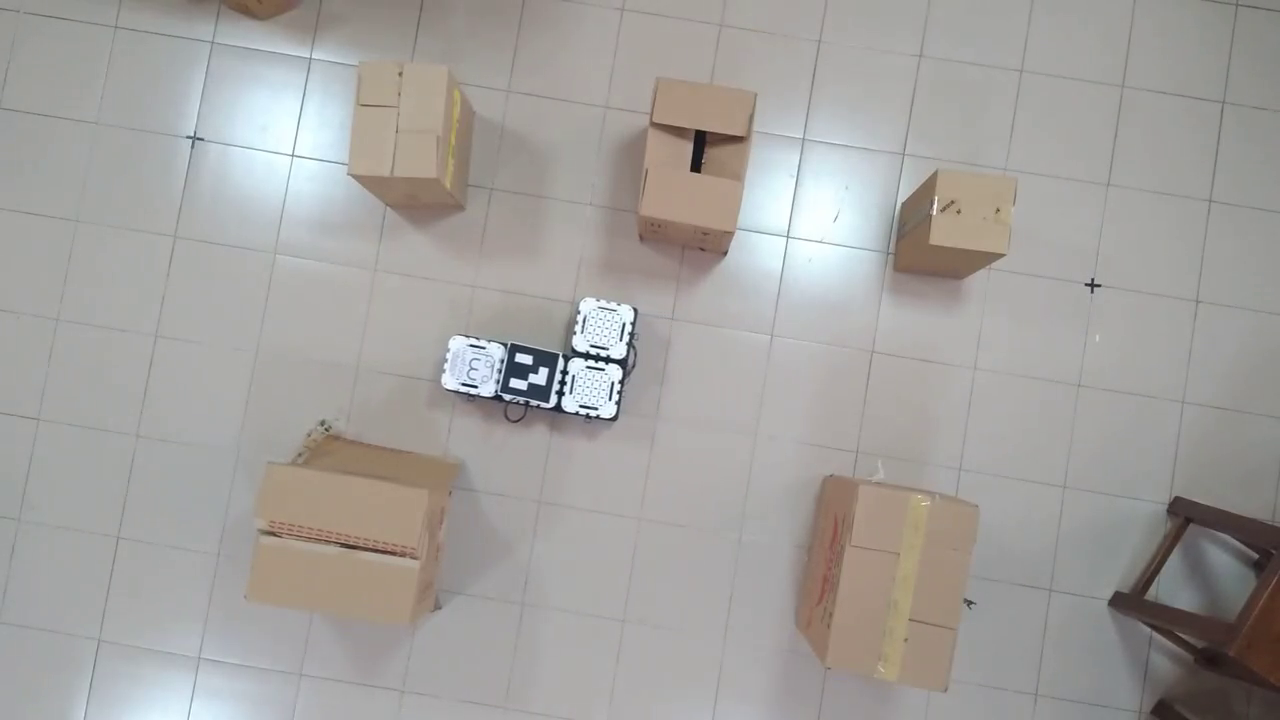
#> input picture frame 80 of FYP Videos/2_res_Trim.mp4, 1280 x 720 px, given in place of output.avi, which was not available
$ python 'PI Controller.py'
#> lines starting #> are read from the running program, lines starting #| are printed output that depends on the picture; pictures that were not available may be replaced by others from this repository, and a replacement may not be noted
import cv2
from cv2 import aruco
import time
import numpy as np
import math
import serial

dict_aruco = aruco.Dictionary_get(aruco.DICT_4X4_50)
parameters = aruco.DetectorParameters_create()
url = "G:/sem 7/FYP/New Git/FYP-Transformer-Robot/output.avi"
#url = "rtsp://root:abcd@192.168.0.90/axis-media/media.amp?camera=1"
path = np.empty((0, 2), float)
camera_matrix = np.load("G:/sem 7/FYP/New Git/FYP-Transformer-Robot/CaliFinal/camera_matrix.npy")
#> (reads CaliFinal/camera_matrix.npy from the repository)
dist_coeffs = np.load("G:/sem 7/FYP/New Git/FYP-Transformer-Robot/CaliFinal/distortion_coeffs.npy")
#> (reads CaliFinal/distortion_coeffs.npy from the repository)
# Define the region of interest (ROI) to crop
start_x = 70  # Starting x-coordinate of the ROI
start_y = 5  # Starting y-coordinate of the ROI
end_x = 716   # Ending x-coordinate of the ROI
end_y = 589   # Ending y-coordinate of the ROI

 # Initialize variables for the integral term and previous error
integral_x = 0
integral_y = 0
prev_error_x = 0
prev_error_y = 0


cap = cv2.VideoCapture(url)
no_marker_count = 0
Threshold_no_marker = 55

fps_limit = 10  # Desired frame rate
frame_interval = 1 / fps_limit  # Time interval between frames

desired_x = 225
desired_y = 300
desired_pose = (desired_x, desired_y)

# Define the gains for the PI controller
Kp = 0.5  # Proportional gain
Ki = 0.1  # Integral gain
dt = 0.1  #time step

# Define the error margin in pixels
error_margin = 4


try:
    last_frame_time = time.time()

    while True:
        ret, frame = cap.read()
#> frame is the input picture: shape (720, 1280, 3); mean B, G, R 157.7, 160.7, 163.1

        # No more frames in video, break out of loop
        if not ret:
            break

        current_time = time.time()
        # Undistort the frame
        undistorted_frame = cv2.undistort(frame, camera_matrix, dist_coeffs)
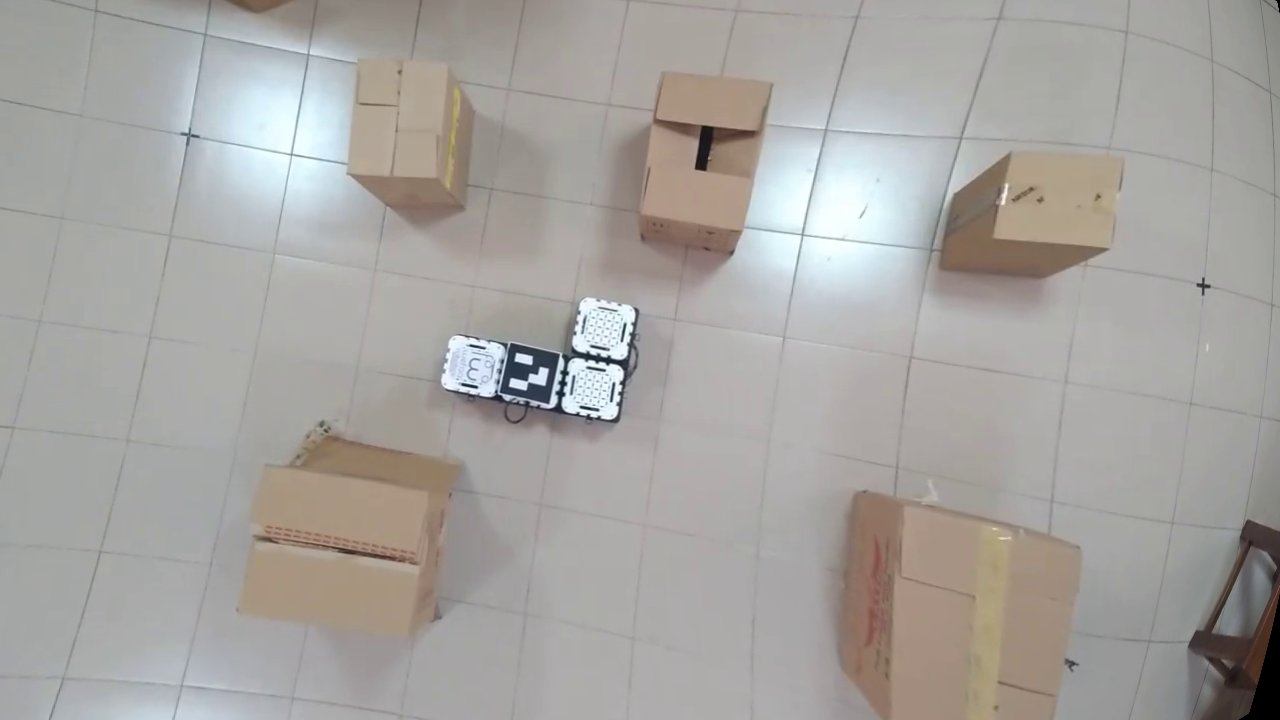
#> undistorted_frame: shape (720, 1280, 3); mean B, G, R 160.1, 163.4, 166.3

        # Crop the undistorted frame
        cropped_frame = undistorted_frame[start_y:end_y, start_x:end_x]
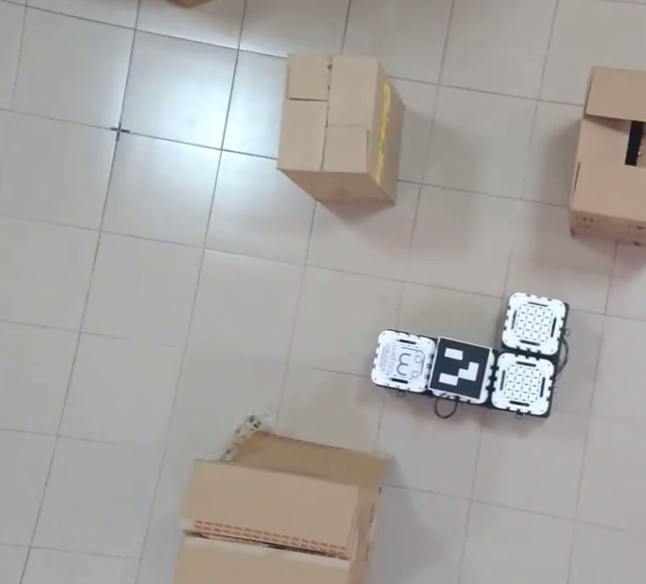
#> cropped_frame: shape (584, 646, 3); mean B, G, R 160.7, 164, 166.9


        # Check if the frame should be processed based on the frame interval
        if current_time - last_frame_time >= frame_interval:
            last_frame_time = current_time

            gray = cv2.cvtColor(cropped_frame, cv2.COLOR_RGB2GRAY)
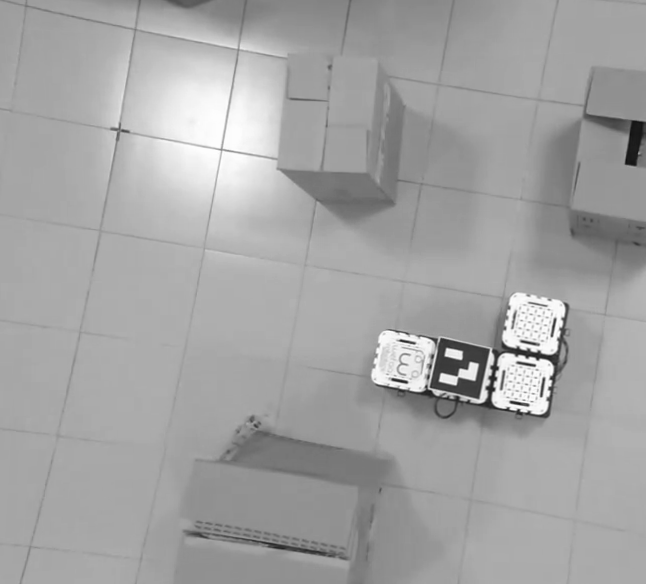
#> gray: shape (584, 646); min 16, max 255, mean 163.4
            corners, ids, rejectedImgPoints = aruco.detectMarkers(gray, dict_aruco, parameters=parameters)
#> corners = ([[430, 387], [440, 338], [489, 349], [479, 398]],); ids = [3]; rejectedImgPoints = 19 items

            if len(corners) > 0:
                no_marker_count = 0
                rvec, tvec, _ = aruco.estimatePoseSingleMarkers(corners, 0.015, camera_matrix, dist_coeffs)
#> rvec = [[2.37, -1.9, 0.26]]; tvec = [[0.0179, 0.0203, 0.278]]

                if rvec.size != 3:
                    continue

                rvec = np.array(rvec).reshape((3,))
#> rvec = [2.37, -1.9, 0.26]
                z_rot = rvec[2]
#> z_rot = 0.26
                z_rot_deg = round(math.degrees(z_rot), 2)
#> z_rot_deg = 14.92

                R, _ = cv2.Rodrigues(rvec)
#> R = [[0.211, -0.975, 0.0763], [-0.959, -0.221, -0.176], [0.189, -0.0361, -0.981]]
                z_rot = round(math.degrees(math.atan2(R[1, 0], R[0, 0])), 2)
#> z_rot = -77.62

                # Print rotation angles on the frame
                cv2.putText(cropped_frame, f"Rotation: {z_rot}", (10, 50), cv2.FONT_HERSHEY_SIMPLEX, 1, (0, 250, 0), 2)

                # Get x and y vectors in marker's coordinate system
                x_axis = np.dot(R, np.array([1, 0, 0]).T)
#> x_axis = [0.211, -0.959, 0.189]
                y_axis = np.dot(R, np.array([0, 1, 0]).T)
#> y_axis = [-0.975, -0.221, -0.0361]

                centroid = np.mean(corners[0][0], axis=0)
#> centroid = [459.5, 368]
                cv2.putText(cropped_frame, f"position: {centroid}", (10,100), cv2.FONT_HERSHEY_SIMPLEX, 1, (0, 250, 0), 2)
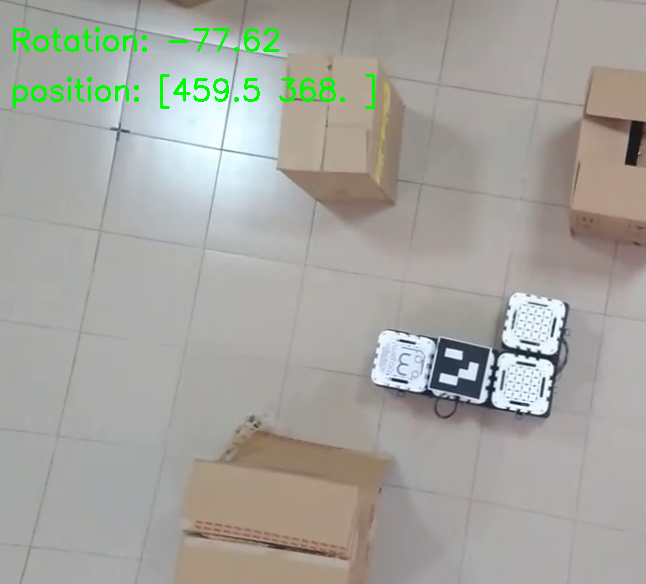
#> cropped_frame: shape (584, 646, 3); mean B, G, R 158.7, 164.8, 165

                # Loop until the robot reaches the desired pose

                current_pose = (centroid[0], centroid[1])
#> current_pose = (459.5, 368)
                while True:
                    # Calculate the error vector
                    error_vector = (desired_pose[0] - current_pose[0], desired_pose[1] - current_pose[1])
#> error_vector = (-234.5, -68)
                    print(error_vector)
#| (-234.5, -68.0)

                    # Check if the error distance is within the error margin
                    if abs(error_vector[0]) <= error_margin and abs(error_vector[1]) <= error_margin:
                        print("Robot reached the desired pose.")
                        break
                    else:

                        # Update the integral term
                        integral_x += error_vector[0] * dt
#> integral_x = -23.45
                        integral_y += error_vector[1] * dt
#> integral_y = -6.8

                        # Calculate the control signal
                        control_x = Kp * error_vector[0] + Ki * integral_x + Kp * (error_vector[0] - prev_error_x)
#> control_x = -236.8
                        control_y = Kp * error_vector[1] + Ki * integral_y + Kp * (error_vector[1] - prev_error_y)
#> control_y = -68.68

                        orientations = []
                        # control signal to control the robot's movement
                        if control_x >= error_margin and control_x > 0:
                            orientations.append(8)
                        elif control_x >= error_margin and control_x < 0:
                            orientations.append(2)
                        elif control_y >= error_margin and control_y > 0:
                            orientations.append(6)
                        elif control_y >= error_margin and control_y < 0:
                            orientations.append(4)

                    # Replace "/dev/tty.SLAB_USBtoUART" with the Bluetooth serial port of your ESP32
                    ser = serial.Serial('COM9', 9600, timeout=20)

                    # Define a callback function to handle key presses
                    def sendNode(oreintation):
                        t1 = time.time()
                        t2 = time.time()
                        while t2 - t1 < 2:
                            ser.write(str(oreintation).encode())
                            time.sleep(0.5)
                            t2 = time.time()

                        '''for i in orientations:
                        sendNode(i)'''

                        # Keep the program running to allow key presses to be detected
                    i = 0
                    while i < len(orientations) - 1:
                        sendNode(orientations[i])
                        data = ser.readline()
                        s = data.decode()
                        s = s[:-2]
                        if len(s):
                            print(s)
                        i += 1


                        # Update the current pose of the robot
                        ret, frame = cap.read()
                        undistorted_frame = cv2.undistort(frame, camera_matrix, dist_coeffs)
                        cropped_frame = undistorted_frame[start_y:end_y, start_x:end_x]
                        if len(corners) > 0:
                            no_marker_count = 0
                            rvec, tvec, _ = aruco.estimatePoseSingleMarkers(corners, 0.015, camera_matrix, dist_coeffs)

                        if rvec.size != 3:
                            continue

                        rvec = np.array(rvec).reshape((3,))
                        z_rot = rvec[2]
                        z_rot_deg = round(math.degrees(z_rot), 2)

                        R, _ = cv2.Rodrigues(rvec)
                        z_rot = round(math.degrees(math.atan2(R[1, 0], R[0, 0])), 2)

                        # Print rotation angles on the frame
                        cv2.putText(cropped_frame, f"Rotation: {z_rot}", (10, 50), cv2.FONT_HERSHEY_SIMPLEX, 1, (0, 250, 0), 2)

                        # Get x and y vectors in marker's coordinate system
                        x_axis = np.dot(R, np.array([1, 0, 0]).T)
                        y_axis = np.dot(R, np.array([0, 1, 0]).T)

                        centroid = np.mean(corners[0][0], axis=0)
                        frame_markers = aruco.drawDetectedMarkers(cropped_frame.copy(), corners, ids)
                        cv2.imshow('frame', frame_markers)
                        # Loop until the robot reaches the desired pose

                        current_pose = (centroid[0], centroid[1])
                        # Here, you would typically update the current pose based on sensor feedback

                        # Store the current error for the next iteration
                        prev_error_x = error_vector[0]
                        prev_error_y = error_vector[1]


                path = np.append(path , np.array([centroid]), axis=0)

                frame_markers = aruco.drawDetectedMarkers(cropped_frame.copy(), corners, ids)
                cv2.imshow('frame', frame_markers)


            else:
                no_marker_count += 1
                if no_marker_count >= Threshold_no_marker:
                    print("Cannot find aruco marker for", Threshold_no_marker, "consecutive frames.")

        if cv2.waitKey(1) & 0xFF == ord('q'):
            break

    if cv2.getWindowProperty('frame', cv2.WND_PROP_VISIBLE) != 0:
        cv2.destroyWindow('frame')

    cap.release()
    print(path)

except KeyboardInterrupt:
    cv2.destroyWindow('frame')
    cap.release()
